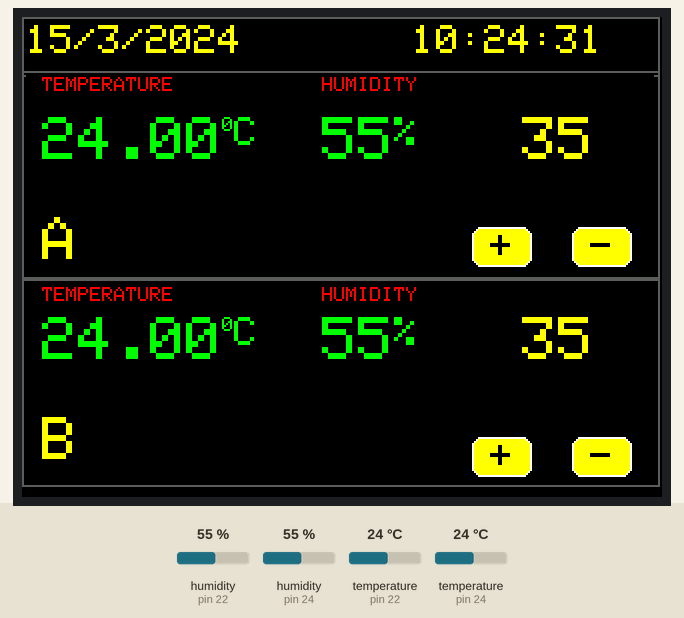
A sketch run on a simulated Arduino Mega 2560, built with avr-gcc and run on an emulated ATmega2560. Shown: 320×240 colour display. Inputs (shaded band) come from the test bench; at power-on: humidity (sensors on pin 22, pin 24) 55 %, temperature (sensors on pin 22, pin 24) 24 °C. The local clock reads 2024-03-15 10:24:30 at power-on unless the sketch sets it.

Above: at 1.5 s.
1.6 s: humidity (sensor on pin 22) set to 22 %
At 3.8 s:
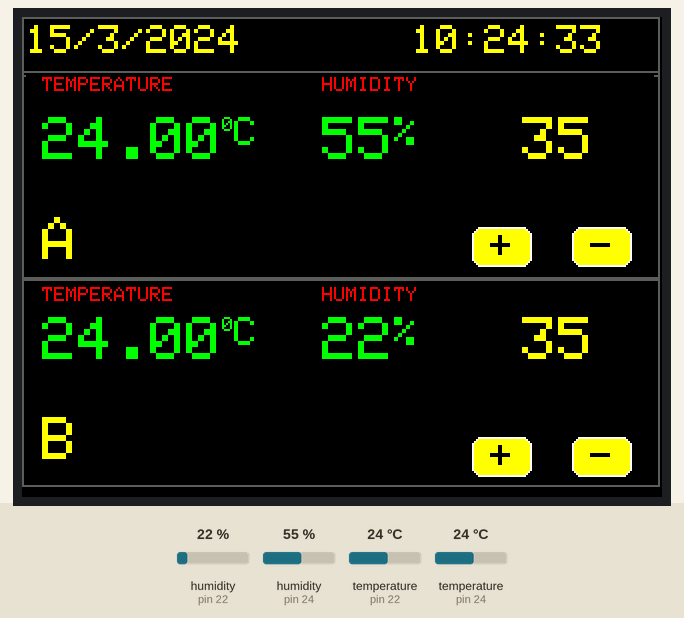
4.7 s: humidity (sensor on pin 24) set to 22 %
At 6.0 s:
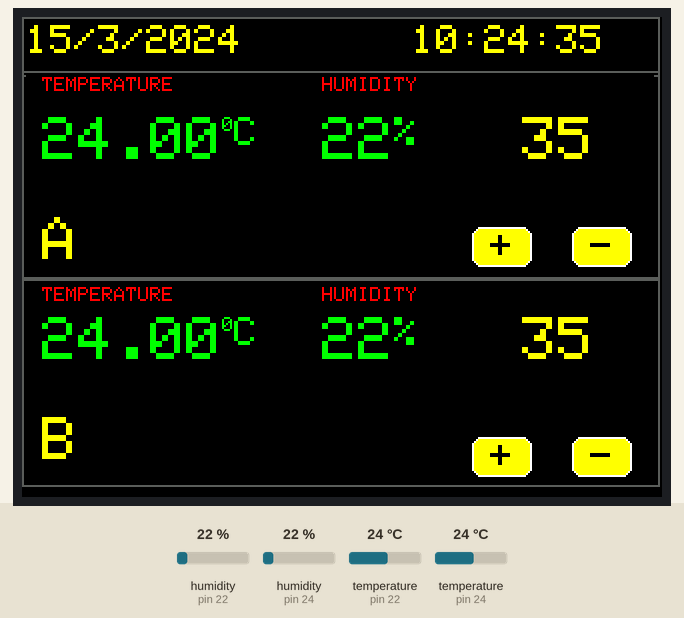
6.8 s: temperature (sensor on pin 22) set to 12 °C
At 8.4 s:
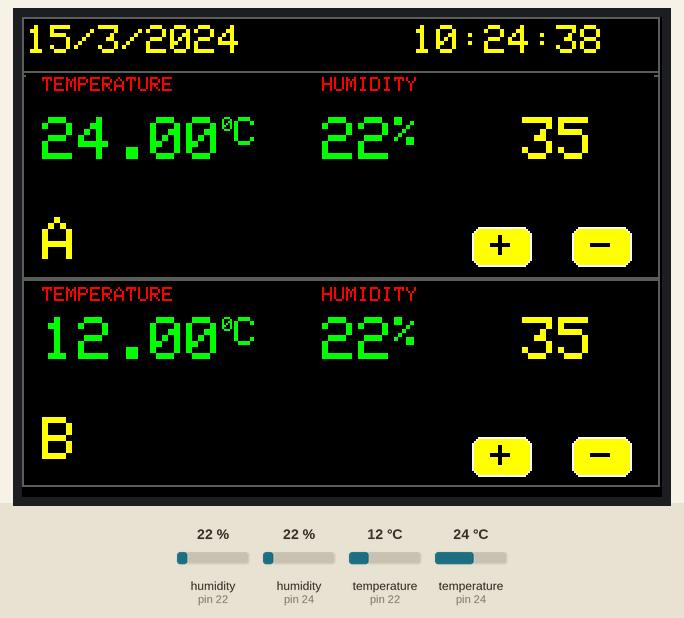
8.6 s: temperature (sensor on pin 24) set to 12 °C
At 10.0 s:
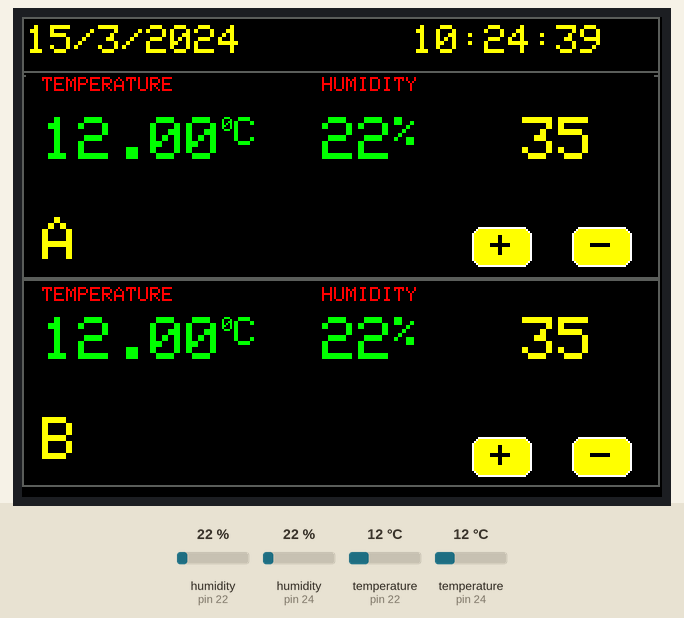
10.8 s: humidity (sensor on pin 22) set to 40 %
At 12.2 s:
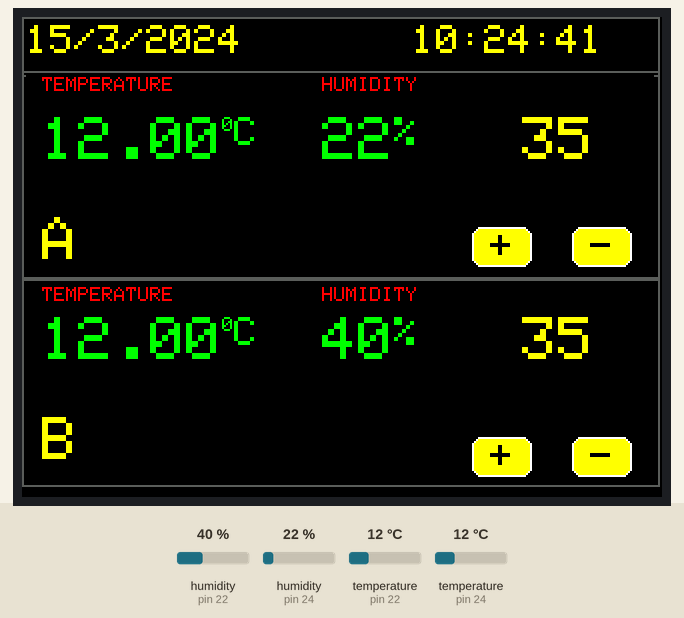
13.9 s: humidity (sensor on pin 24) set to 40 %
At 17.9 s:
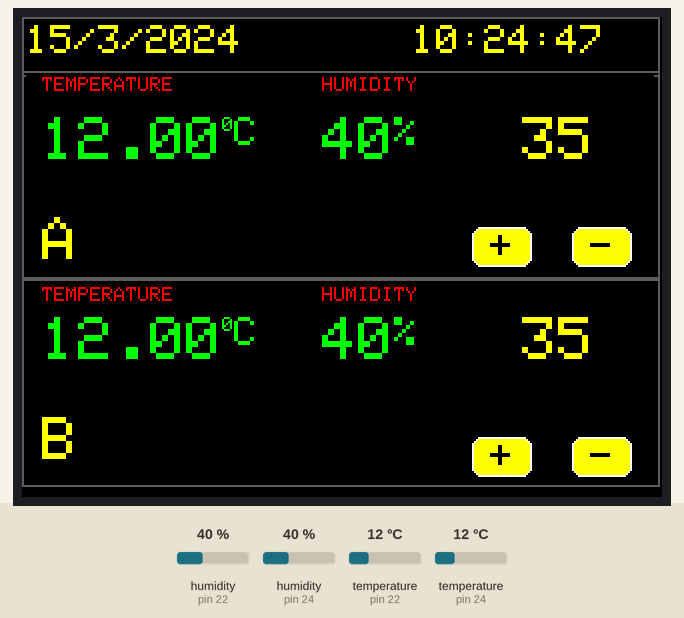
Timing chart, 0 to 18.8 s (numbered marks = the images above; inputs shaded):
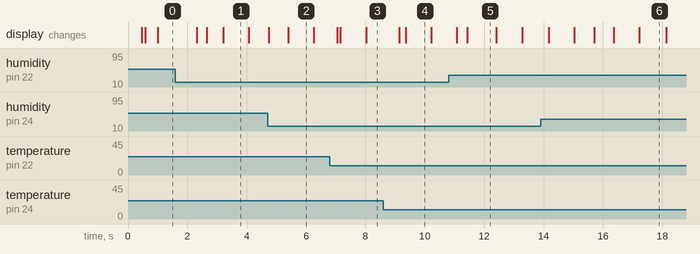

Measured:
- what the display in image 4 shows lasts 0.8 s, from 9.4 s to 10.2 s

The sketch:

DESIGN_FIX.ino
```cpp
#include <Adafruit_GFX.h>
#include <MCUFRIEND_kbv.h>
MCUFRIEND_kbv tft;
#include <virtuabotixRTC.h>  //RTC library
#include <TouchScreen.h>
#define MINPRESSURE 100
#define MAXPRESSURE 1000


const int XP=8,XM=A2,YP=A3,YM=9; //240x320 ID=0x9341
const int TS_LEFT=76,TS_RT=886,TS_TOP=924,TS_BOT=99;
TouchScreen ts = TouchScreen(XP, YP, XM, YM, 300);
int piksel_x, piksel_y;
bool Touch_getXY(void)
{
TSPoint p = ts.getPoint();
pinMode(YP, OUTPUT);
pinMode(XM, OUTPUT);
digitalWrite(YP, HIGH);
digitalWrite(XM, HIGH);
bool pressed = (p.z > MINPRESSURE && p.z < MAXPRESSURE);
if (pressed) {
piksel_x = map(p.y, TS_LEFT, TS_RT, 0, tft.width());
piksel_y = map(p.x, TS_TOP, TS_BOT, 0, tft.height());
}
return pressed;
}

#include "DHT.h"
#define DHTPIN 22
#define DHTTYPE DHT22

DHT dht(DHTPIN, DHTTYPE);

#include <dht11.h>
#define dht11PIN 24
#define dht11TYPE DHT11

DHT dht1(dht11PIN, dht11TYPE);

#define  BLACK   0x0000
#define BLUE    0x001F
#define RED     0xF800
#define GREEN   0x07E0
#define CYAN    0x07FF
#define MAGENTA 0xF81F
#define YELLOW  0xFFE0
#define WHITE   0xFFFF
#define GREY    0x5AEB

virtuabotixRTC myRTC(26, 27, 28);
Adafruit_GFX_Button tombolUP1, tombolUP2, tombolDOWN1, tombolDOWN2;
int SET1=35;
int SET2=35;

void setup(void) {
  //myRTC.setDS1302Time(00, 10, 13, 6, 24, 04, 2020);//for update

  //creating borders
  tft.reset();
  uint16_t identifier = tft.readID();
  if(identifier==0x0101)identifier=0x9341;
  tft.begin(identifier);
  tft.fillScreen(BLACK);
  tft.setRotation(1); // Set Rotation at 0 degress (default)
  tft.drawRect(0, 0, 319, 30, GREY);
  tft.fillRect(2, 2, 314, 25, BLACK);
  tft.drawRect(0, 27, 319, 105, GREY);
  tft.fillRect(2, 29, 314, 100, BLACK);
  tft.drawRect(0, 130, 319, 105, GREY);
  tft.fillRect(2, 132, 314, 100, BLACK);


  tombolUP1.initButton (&tft, 240, 115, 30, 20, WHITE, YELLOW, BLACK, "+", 2);
  tombolUP1.drawButton(false);
  tombolDOWN1.initButton (&tft, 290, 115, 30, 20, WHITE, YELLOW, BLACK, "-", 2);
  tombolDOWN1.drawButton(false);
  tombolUP2.initButton (&tft, 240, 220, 30, 20, WHITE, YELLOW, BLACK, "+", 2);
  tombolUP2.drawButton(false);
  tombolDOWN2.initButton (&tft, 290, 220, 30, 20, WHITE, YELLOW, BLACK, "-", 2);
  tombolDOWN2.drawButton(false);


 }

void loop(void) {

 //showing set point a
  tft.setCursor(250,50);
  tft.setTextColor(YELLOW, BLACK);
  tft.setTextSize(3);
  tft.print(SET1);
  //showing set point b
  tft.setCursor(250,150);
  tft.setTextColor(YELLOW, BLACK);
  tft.setTextSize(3);
  tft.print(SET2);


  bool deteksi = Touch_getXY();
  tombolUP1.press(deteksi && tombolUP1.contains(piksel_x, piksel_y));
  if (tombolUP1.justReleased())
  tombolUP1.drawButton();
  tombolUP2.press(deteksi && tombolUP2.contains(piksel_x, piksel_y));
  if (tombolUP2.justReleased())
  tombolUP2.drawButton();
  tombolDOWN1.press(deteksi && tombolDOWN1.contains(piksel_x, piksel_y));
  if (tombolDOWN1.justReleased())
  tombolDOWN1.drawButton();
  tombolDOWN2.press(deteksi && tombolDOWN2.contains(piksel_x, piksel_y));
  if (tombolDOWN2.justReleased())
  tombolDOWN2.drawButton();


  if (tombolUP1.justPressed()) {
  tombolUP1.drawButton(true);
  tft.setCursor (250,50);
  tft.setTextSize (3);
  tft.setTextColor (RED, BLACK);
  tft.print(SET1++);
  }
  if (tombolDOWN1.justPressed()) {
  tombolDOWN1.drawButton(true);
  tft.setCursor (250,50);
  tft.setTextSize (3);
  tft.setTextColor (RED, BLACK);
  tft.print(SET1--);
  }
  if (tombolUP2.justPressed()) {
  tombolUP2.drawButton(true);
  tft.setCursor (250,150);
  tft.setTextSize (3);
  tft.setTextColor (RED, BLACK);
  tft.print(SET2++);
  }
  if (tombolDOWN2.justPressed()) {
  tombolDOWN2.drawButton(true);
  tft.setCursor (250,150);
  tft.setTextSize (3);
  tft.setTextColor (RED, BLACK);
  tft.print(SET2--);
  }

  //READ TEMP AND HUMIDITY
  int h= dht.readHumidity();
  float t= dht.readTemperature();
  int h2= dht1.readHumidity();
  float t2= dht1.readTemperature();

  tft.setCursor(10, 30);
  tft.setTextColor(RED, BLACK);
  tft.setTextSize(1);
  tft.print("TEMPERATURE");
  tft.setCursor(10, 50);
  tft.setTextColor(GREEN, BLACK);
  tft.setTextSize(3);
  tft.print(t2);
  tft.setTextSize(1);
  tft.print("0");
  tft.setTextSize(2);
  tft.print("C");
  tft.setCursor(150, 30);
  tft.setTextColor(RED, BLACK);
  tft.setTextSize(1);
  tft.print("HUMIDITY");
  tft.setCursor(150, 50);
  tft.setTextColor(GREEN, BLACK);
  tft.setTextSize(3);
  tft.print(h2);
  tft.setTextSize(2);
  tft.print("%");
  delay(100);
  tft.setCursor(10, 100);
  tft.setTextColor(YELLOW, BLACK);
  tft.setTextSize(3);
  tft.print("A");


  tft.setCursor(10, 135);
  tft.setTextColor(RED, BLACK);
  tft.setTextSize(1);
  tft.print("TEMPERATURE");
  tft.setCursor(10, 150);
  tft.setTextColor(GREEN, BLACK);
  tft.setTextSize(3);
  tft.print(t);
  tft.setTextSize(1);
  tft.print("0");
  tft.setTextSize(2);
  tft.print("C");
  tft.setCursor(150, 135);
  tft.setTextColor(RED, BLACK);
  tft.setTextSize(1);
  tft.print("HUMIDITY");
  tft.setCursor(150, 150);
  tft.setTextColor(GREEN, BLACK);
  tft.setTextSize(3);
  tft.print(h);
  tft.setTextSize(2);
  tft.print("%");
  delay(100);
  tft.setCursor(10, 200);
  tft.setTextColor(YELLOW, BLACK);
  tft.setTextSize(3);
  tft.print("B");


  myRTC.updateTime();
  tft.setCursor(2, 4);
  tft.setTextColor(YELLOW, BLACK);
  tft.setTextSize(2);
  tft.print(myRTC.dayofmonth);
  tft.print("/");
  tft.print(myRTC.month);
  tft.print("/");
  tft.print(myRTC.year);
  tft.print(" ");

  tft.setCursor(195, 4);
  tft.setTextColor(YELLOW, BLACK);
  tft.setTextSize(2);
  tft.print(myRTC.hours);
  tft.print(":");
  tft.print(myRTC.minutes);
  tft.print(":");
  tft.print(myRTC.seconds);
  delay(200);


}
```
